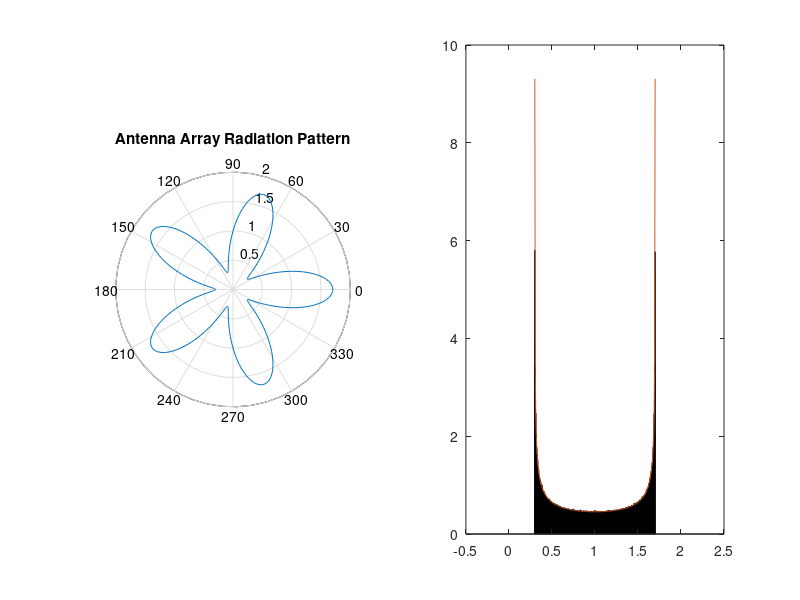

Write the MATLAB code that produced this figure.
% Plot the PDF of the gain experienced by randomly-aligned antenna arrays

%% State the parameters of the gain function

directivity = 0.7;

noLobes = 5;

%% Comopute the empirical PDF of the gain

gainAxis = linspace(0,2,360);

% Create 1000 instances of random alignment

angle = 2 * pi * rand(1,1e6);

% Determine the gain exprienced at the receiver

empiricalGain = 1 + directivity * cos (noLobes * angle);

% Compute the empirical PDF of the gains

empiricalDensity = hist(empiricalGain,gainAxis);

%% Calculate the PDF of the gain from prob theory

% Determine the solutions to the inverse of the gain function for range
% [1-d,1+d]

x1 = acos((gainAxis-1)./ directivity) / noLobes;

% Remove non-real solutions to x1 and set to invalid (NaN)

x1(find(imag(x1)~=0)) = NaN;

x2 = 2*pi/noLobes - acos((gainAxis-1)./ directivity) / noLobes;

% Remove non-real solutions to x1 and set to invalid (NaN)

x2(find(imag(x2)~=0)) = NaN;

probDensity = (noLobes/(2*pi)) * (1./abs(-noLobes * directivity * sin(noLobes * x1)) + 1./abs(-noLobes * directivity * sin(noLobes * x2)));

%% Plot the antenna pattern for context

thetaAxis = linspace(0,2*pi,360);

antennaPattern = 1 + directivity * cos(noLobes * thetaAxis);

figure;

subplot(1,2,1);

polar(thetaAxis,antennaPattern);

title('Antenna Array Radiation Pattern');

%% Plot the resulting PDFs on the same graph

dGain = diff(gainAxis(1:2));

subplot(1,2,2);

bar(gainAxis, empiricalDensity/sum(empiricalDensity * dGain));

hold on;

plot(gainAxis, probDensity);


